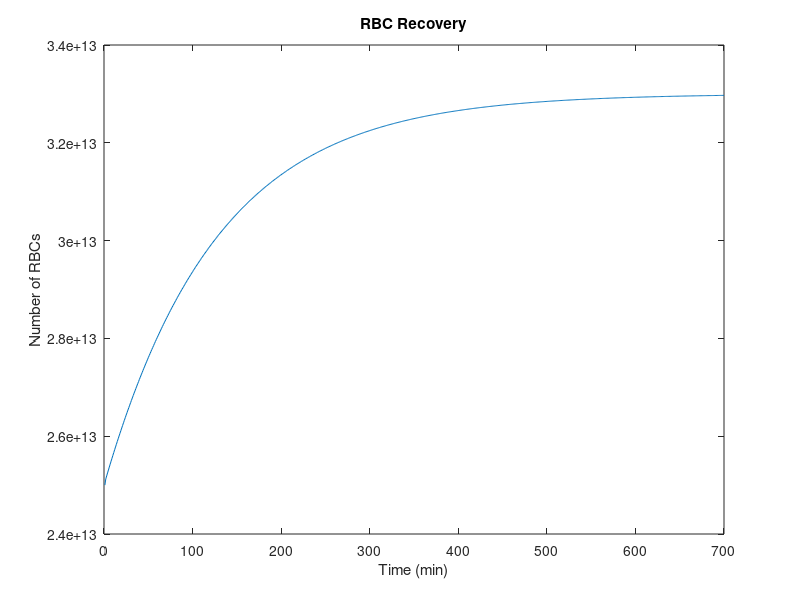

Reproduce this figure in MATLAB.
% PBL Team 1, BIOE 252, Fall 2022, PBL 2: Modeling Blood Flow
% rbcModel.m
% Models rbc concentration through the human body in different conditions
% Last modified: 11/20/22

function rbcModel
    %The driver

    %setting up initial values
    time = (1:700);
    n_rbc = zeros(700,1);
    n_rbc(1,:) = 2.5E13;
    %flow = ones(86400);
    
    %flow_rbc(1,:) = 5.4E9*flow; %initial flow rate

%     n_rbc = marrow(time,n_rbc);
%     plot(time,n_rbc)
    n_rbc = spleen(time,n_rbc);
    figure;
    plot(time,n_rbc)
    xlabel('Time (min)')
    ylabel('Number of RBCs')
    title('RBC Recovery')
    saveas(gcf, 'rbc.png')

end

% function n_rbc = marrow(time,n_rbc)
%     for i = 2:length(time)
%         n_rbc(i,:) = n_rbc(i-1,:) + (5.555E-4).*n_rbc(i-1,:);
%     end
% end

function n_rbc = spleen(time,n_rbc)
    f = 0.007848;
    c = 259E9;

    for i = 2:length(time)
        n_rbc(i,:) = (1-f)^i .* (n_rbc(1,:) - c/f) + c/f;
    end
end
